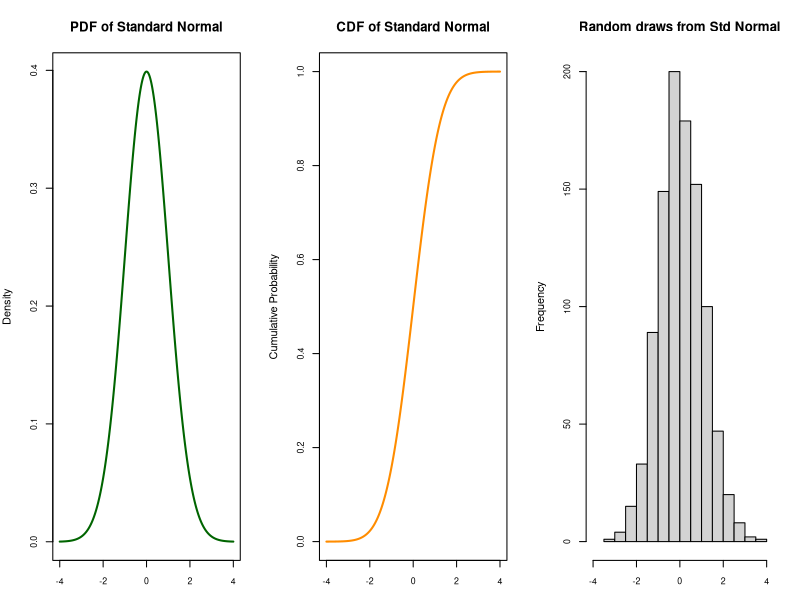
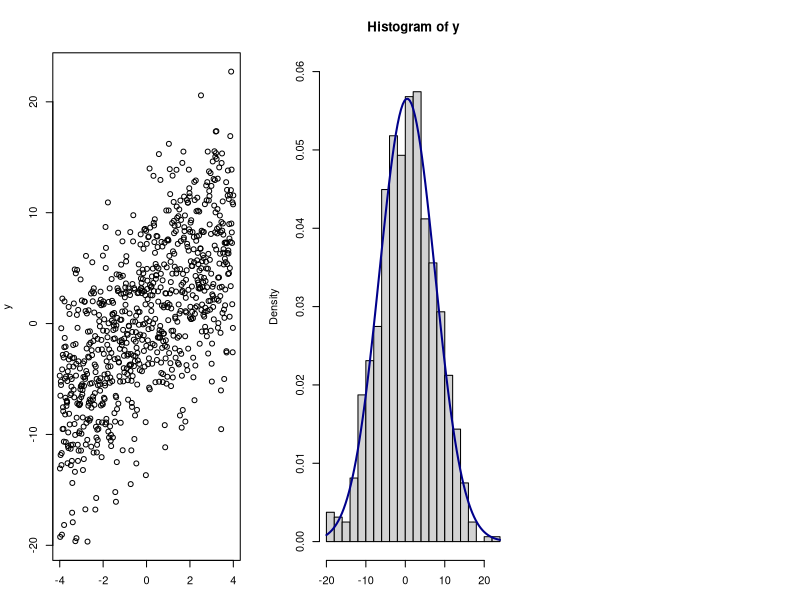

The R script that drew these images, in order:
###R code for: Normal distribution functions
###February 2013
###Slawa Rokicki srokicki@fas.harvard.edu


##generate PDF, CDF, and random deviates of normal distribution

set.seed(3000)
xseq<-seq(-4,4,.01)
densities<-dnorm(xseq, 0,1)
cumulative<-pnorm(xseq, 0, 1)
randomdeviates<-rnorm(1000,0,1)

##plot all three next to each other
par(mfrow=c(1,3), mar=c(3,4,4,2))
plot(xseq, densities, col="darkgreen",xlab="", ylab="Density", type="l",lwd=2, cex=2, main="PDF of Standard Normal", cex.axis=.8)
plot(xseq, cumulative, col="darkorange", xlab="", ylab="Cumulative Probability",type="l",lwd=2, cex=2, main="CDF of Standard Normal", cex.axis=.8)
hist(randomdeviates, main="Random draws from Std Normal", cex.axis=.8, xlim=c(-4,4))

##show the lower.tail option in pnorm
pnorm(1.96, lower.tail=TRUE)
pnorm(1.96, lower.tail=FALSE)

##make up some data
y<-2*xseq + rnorm(length(xseq),0,5.5)
plot(xseq, y)

##histogram of y and add the normal distribution centered at mean of y and with sd=sd(y)
hist(y, prob=TRUE, ylim=c(0,.06), breaks=20)
curve(dnorm(x, mean(y), sd(y)), add=TRUE, col="darkblue", lwd=2)

mean(y)
sd(y)


